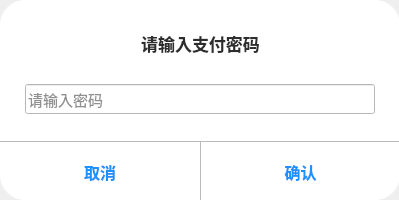
<?xml version="1.0" encoding="UTF-8"?>
<ui version="4.0">
 <class>Dialog</class>
 <widget class="QDialog" name="Dialog">
  <property name="geometry">
   <rect>
    <x>0</x>
    <y>0</y>
    <width>399</width>
    <height>200</height>
   </rect>
  </property>
  <property name="windowTitle">
   <string>Dialog</string>
  </property>
  <widget class="QFrame" name="frame">
   <property name="geometry">
    <rect>
     <x>0</x>
     <y>0</y>
     <width>400</width>
     <height>200</height>
    </rect>
   </property>
   <property name="styleSheet">
    <string notr="true">QFrame{
    background-color:white;
    border-radius:25px;
}</string>
   </property>
   <property name="frameShape">
    <enum>QFrame::Shape::StyledPanel</enum>
   </property>
   <property name="frameShadow">
    <enum>QFrame::Shadow::Raised</enum>
   </property>
   <widget class="QWidget" name="">
    <property name="geometry">
     <rect>
      <x>0</x>
      <y>10</y>
      <width>401</width>
      <height>191</height>
     </rect>
    </property>
    <layout class="QVBoxLayout" name="verticalLayout">
     <item>
      <spacer name="verticalSpacer_2">
       <property name="orientation">
        <enum>Qt::Orientation::Vertical</enum>
       </property>
       <property name="sizeHint" stdset="0">
        <size>
         <width>20</width>
         <height>40</height>
        </size>
       </property>
      </spacer>
     </item>
     <item>
      <widget class="QLabel" name="label">
       <property name="font">
        <font>
         <pointsize>13</pointsize>
         <bold>true</bold>
        </font>
       </property>
       <property name="styleSheet">
        <string notr="true">QLabel{
    color:#2d2d2d;
}</string>
       </property>
       <property name="text">
        <string>请输入支付密码</string>
       </property>
       <property name="alignment">
        <set>Qt::AlignmentFlag::AlignCenter</set>
       </property>
      </widget>
     </item>
     <item>
      <spacer name="verticalSpacer">
       <property name="orientation">
        <enum>Qt::Orientation::Vertical</enum>
       </property>
       <property name="sizeHint" stdset="0">
        <size>
         <width>20</width>
         <height>40</height>
        </size>
       </property>
      </spacer>
     </item>
     <item>
      <layout class="QHBoxLayout" name="horizontalLayout">
       <item>
        <spacer name="horizontalSpacer_2">
         <property name="orientation">
          <enum>Qt::Orientation::Horizontal</enum>
         </property>
         <property name="sizeHint" stdset="0">
          <size>
           <width>40</width>
           <height>20</height>
          </size>
         </property>
        </spacer>
       </item>
       <item>
        <widget class="QLineEdit" name="lineEdit">
         <property name="minimumSize">
          <size>
           <width>350</width>
           <height>30</height>
          </size>
         </property>
         <property name="font">
          <font>
           <pointsize>11</pointsize>
          </font>
         </property>
         <property name="styleSheet">
          <string notr="true">QLineEdit {
background-color: #ffffff;       /* 背景改为纯白色 */
    color: #222222;                  /* 输入文字黑色 */
    placeholder-text-color: #999999; /* 提示文字浅灰 */
}</string>
         </property>
         <property name="placeholderText">
          <string>请输入密码</string>
         </property>
        </widget>
       </item>
       <item>
        <spacer name="horizontalSpacer">
         <property name="orientation">
          <enum>Qt::Orientation::Horizontal</enum>
         </property>
         <property name="sizeHint" stdset="0">
          <size>
           <width>40</width>
           <height>20</height>
          </size>
         </property>
        </spacer>
       </item>
      </layout>
     </item>
     <item>
      <spacer name="verticalSpacer_3">
       <property name="orientation">
        <enum>Qt::Orientation::Vertical</enum>
       </property>
       <property name="sizeHint" stdset="0">
        <size>
         <width>20</width>
         <height>40</height>
        </size>
       </property>
      </spacer>
     </item>
     <item>
      <layout class="QHBoxLayout" name="horizontalLayout_2">
       <property name="spacing">
        <number>0</number>
       </property>
       <item>
        <widget class="QPushButton" name="pushButton_2">
         <property name="minimumSize">
          <size>
           <width>0</width>
           <height>60</height>
          </size>
         </property>
         <property name="font">
          <font>
           <pointsize>12</pointsize>
           <bold>true</bold>
          </font>
         </property>
         <property name="styleSheet">
          <string notr="true">QPushButton {
color: #1E90FF;
border-top: 1px;
border-right: 1px;
border-style: solid;
border-color: #bbbbbb
}

QPushButton:pressed { background-color: #aaaaaa; border-bottom-left-radius: 25px; }</string>
         </property>
         <property name="text">
          <string>取消</string>
         </property>
        </widget>
       </item>
       <item>
        <widget class="QPushButton" name="pushButton">
         <property name="minimumSize">
          <size>
           <width>0</width>
           <height>60</height>
          </size>
         </property>
         <property name="font">
          <font>
           <pointsize>12</pointsize>
           <bold>true</bold>
          </font>
         </property>
         <property name="styleSheet">
          <string notr="true">QPushButton {
color: #1E90FF;
border-top: 1px;
border-right: 1px;
border-style: solid;
border-color: #bbbbbb
}

QPushButton:pressed { background-color: #aaaaaa; border-bottom-right-radius: 25px; }</string>
         </property>
         <property name="text">
          <string>确认</string>
         </property>
        </widget>
       </item>
      </layout>
     </item>
    </layout>
   </widget>
  </widget>
 </widget>
 <resources/>
 <connections/>
</ui>
